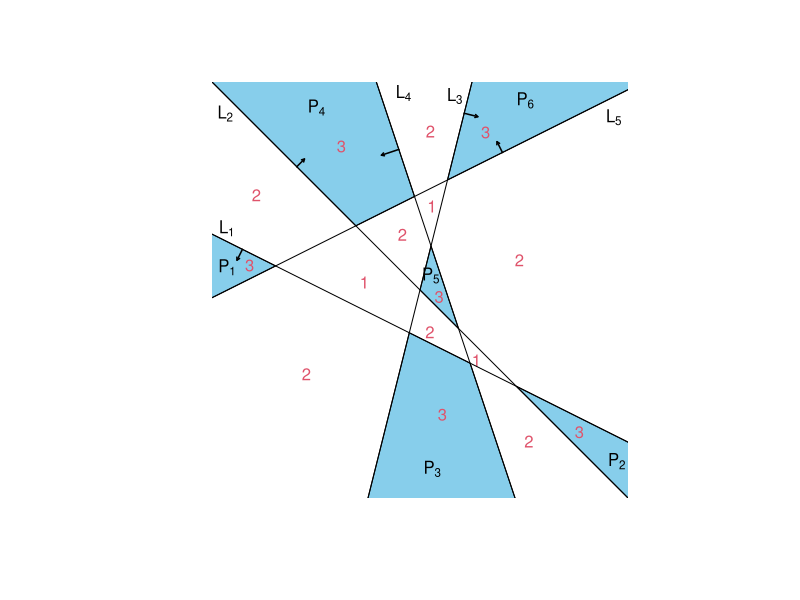

Write the R code that produced this figure.
# Jiaying's non-uniqueness of phat example
par(pty = "s")
z = c(-0.5, -1, 4, -3, 0.5)
v = c(-0.25, 0, 0, 0.4, 0.5)
x = c(-1,1)
plot(x,x, type = "n", xlab = "", ylab = "", axes = FALSE, bty = "n" )
verts = function(K, A, b){
    nv = nrow(K)
    B = matrix(0,nv,2)
    for(i in 1:nv)
	B[i,] = solve(A[K[i,],],b[K[i,]])
    B
}
M = 1000
A = cbind(1, -c(z,M,M,0,0))
b = c(v,2*M,-2*M,-1.2,1.2)
K = list(
    K1 = cbind(c(1,5,6),c(5,6,1)),
    K2 = cbind(c(1,2,7),c(2,7,1)),
    K3 = cbind(c(3,1,4,8),c(1,4,8,3)),
    K4 = cbind(c(4,5,2,6),c(5,2,6,4)),
    K5 = cbind(c(3,5,9),c(5,9,3)),
    K6 = cbind(c(2,3,4),c(3,4,2)))
for(i in 1:6){
    B = verts(K[[i]], A, b)
    polygon(B[,2],B[,1], col = "skyblue")
}
# Line Labels [paste/expression mysteries aargh!]
Labels = list( expression(L[1]),
	      expression(L[2]),
	      expression(L[3]),
	      expression(L[4]),
	      expression(L[5]))
# determined by lab = locator(5)
loc.Labels = list(x =  c(-1.004424, -1.01302343,  0.17934171, 
			 -0.08649861,  1.00436081),
		  y = c(0.3205637,  0.91636306,  1.00753127,
			1.02314035,  0.89690312))
for(i in 1:5)
    text(loc.Labels[[1]][i], loc.Labels[[2]][i], labels = Labels[[i]])

# Polygon Labels [paste/expression mysteries aargh!]
Labels = list( expression(P[1]),
	      expression(P[2]),
	      expression(P[3]),
	      expression(P[4]),
	      expression(P[6]),
	      expression(P[5]))
# determined by lab = locator(5)
loc.Labels = list(x = c(-1.00289155,  1.02002596,  0.06291857, 
			-0.53817104,  0.54508011,  0.05471212),
		  y = c(0.11818783, -0.88815825, -0.92915311,  
			0.94752513,  0.98451957,  0.07552926))
loc.counts = list(x = c(-0.88573936,  0.82733333,  0.11516691, 
			-0.40868114,  0.09882879,  0.34031147),
		  y = c(0.12749720, -0.73885324, -0.64723638,  
			0.74507448, -0.03584664,  0.81743703))
for(i in 1:6){
    text(loc.Labels[[1]][i], loc.Labels[[2]][i], labels = Labels[[i]])
    text(loc.counts[[1]][i], loc.counts[[2]][i], labels = "3", col = 2)
}
loc.counts = list(x = c(0.2923439, -0.2889679, 0.06056319),
		  y = c(-0.36331944,  0.04096497, 0.4360896))
for(i in 1:3)
    text(loc.counts[[1]][i], loc.counts[[2]][i], labels = "1", col = 2)
loc.counts = list(x = c(0.5650635, -0.5907933,  0.0510295, 
			-0.8496609, 0.5158996,  0.0536279, -0.09240575),
		  y = c(-0.7865217, -0.4373644, -0.2191364,  
			0.4922822,  0.1549019,  0.8226151, 0.2862798))
for(i in 1:7)
    text(loc.counts[[1]][i], loc.counts[[2]][i], labels = "2", col = 2)

# Arrows
x = c(-0.95, -0.6, 0.3, -0.2, 0.4)  
d = c(-0.07, 0.08, -.3, -0.3, 0.07)
y = v + z*x + d
for(i in 1:5) {
    abline(c(v[i], z[i]), col = 1)
    x0 = x[i]
    y0 = y[i]
    a = v[i]
    b = z[i]
    xhat = (y0*b - a*b + x0)/(1 + b^2)
    yhat = a + b*xhat
    arrows(xhat, yhat, x0, y0, length = .03, col = 1, lwd = 1.5)
}
